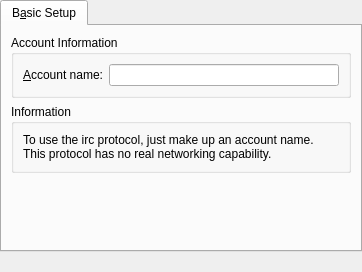
<ui version="4.0" >
 <class>ircAccountPreferences</class>
 <widget class="QWidget" name="ircAccountPreferences" >
  <property name="geometry" >
   <rect>
    <x>0</x>
    <y>0</y>
    <width>362</width>
    <height>272</height>
   </rect>
  </property>
  <property name="windowTitle" >
   <string>Account Preferences - irc</string>
  </property>
  <layout class="QVBoxLayout" >
   <property name="spacing" >
    <number>6</number>
   </property>
   <property name="leftMargin" >
    <number>0</number>
   </property>
   <property name="topMargin" >
    <number>0</number>
   </property>
   <property name="rightMargin" >
    <number>0</number>
   </property>
   <property name="bottomMargin" >
    <number>0</number>
   </property>
   <item>
    <widget class="QTabWidget" name="tabWidget11" >
     <widget class="QWidget" name="tab" >
      <attribute name="title" >
       <string>B&amp;asic Setup</string>
      </attribute>
      <layout class="QVBoxLayout" >
       <property name="spacing" >
        <number>6</number>
       </property>
       <property name="leftMargin" >
        <number>9</number>
       </property>
       <property name="topMargin" >
        <number>9</number>
       </property>
       <property name="rightMargin" >
        <number>9</number>
       </property>
       <property name="bottomMargin" >
        <number>9</number>
       </property>
       <item>
        <widget class="QGroupBox" name="groupBox" >
         <property name="title" >
          <string>Account Information</string>
         </property>
         <layout class="QVBoxLayout" >
          <property name="spacing" >
           <number>6</number>
          </property>
          <property name="leftMargin" >
           <number>9</number>
          </property>
          <property name="topMargin" >
           <number>9</number>
          </property>
          <property name="rightMargin" >
           <number>9</number>
          </property>
          <property name="bottomMargin" >
           <number>9</number>
          </property>
          <item>
           <layout class="QHBoxLayout" >
            <property name="spacing" >
             <number>6</number>
            </property>
            <property name="leftMargin" >
             <number>0</number>
            </property>
            <property name="topMargin" >
             <number>0</number>
            </property>
            <property name="rightMargin" >
             <number>0</number>
            </property>
            <property name="bottomMargin" >
             <number>0</number>
            </property>
            <item>
             <widget class="QLabel" name="accountLabel" >
              <property name="toolTip" >
               <string>The account name of your account.</string>
              </property>
              <property name="whatsThis" >
               <string>The account name of your account.</string>
              </property>
              <property name="text" >
               <string>&amp;Account name:</string>
              </property>
              <property name="buddy" >
               <cstring>m_acctName</cstring>
              </property>
             </widget>
            </item>
            <item>
             <widget class="QLineEdit" name="m_acctName" >
              <property name="toolTip" >
               <string>The account name of your account.</string>
              </property>
              <property name="whatsThis" >
               <string>The account name of your account.</string>
              </property>
             </widget>
            </item>
           </layout>
          </item>
         </layout>
        </widget>
       </item>
       <item>
        <widget class="QGroupBox" name="groupBox_2" >
         <property name="title" >
          <string>Information</string>
         </property>
         <layout class="QVBoxLayout" >
          <property name="spacing" >
           <number>6</number>
          </property>
          <property name="leftMargin" >
           <number>9</number>
          </property>
          <property name="topMargin" >
           <number>9</number>
          </property>
          <property name="rightMargin" >
           <number>9</number>
          </property>
          <property name="bottomMargin" >
           <number>9</number>
          </property>
          <item>
           <widget class="QLabel" name="textLabel12" >
            <property name="sizePolicy" >
             <sizepolicy vsizetype="Minimum" hsizetype="MinimumExpanding" >
              <horstretch>0</horstretch>
              <verstretch>0</verstretch>
             </sizepolicy>
            </property>
            <property name="text" >
             <string>To use the irc protocol, just make up an account name.  This protocol has no real networking capability.</string>
            </property>
            <property name="alignment" >
             <set>Qt::AlignTop</set>
            </property>
            <property name="wordWrap" >
             <bool>true</bool>
            </property>
           </widget>
          </item>
         </layout>
        </widget>
       </item>
       <item>
        <spacer>
         <property name="orientation" >
          <enum>Qt::Vertical</enum>
         </property>
         <property name="sizeType" >
          <enum>QSizePolicy::Expanding</enum>
         </property>
         <property name="sizeHint" >
          <size>
           <width>20</width>
           <height>131</height>
          </size>
         </property>
        </spacer>
       </item>
      </layout>
     </widget>
    </widget>
   </item>
   <item>
    <widget class="QLabel" name="labelStatusMessage" >
     <property name="text" >
      <string/>
     </property>
     <property name="alignment" >
      <set>Qt::AlignCenter</set>
     </property>
    </widget>
   </item>
  </layout>
 </widget>
 <resources/>
 <connections/>
</ui>
